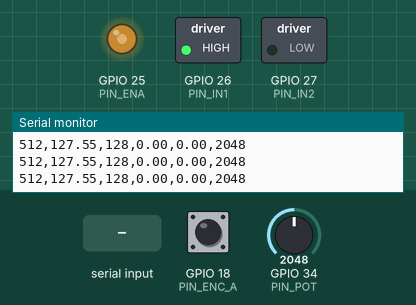
A sketch run on a simulated ESP32. Parts: switched loads named in the sketch (green lamp = pin HIGH), output pins drawn as LEDs (lit = HIGH), the last lines printed to the serial monitor. Inputs (shaded band) come from the test bench; at power-on: GPIO 34 (PIN_POT) = 2048, GPIO 18 (PIN_ENC_A) HIGH (analog values on the 0–4095 scale).

Above: at 1.2 s.
1.3 s: GPIO 34 (PIN_POT) set to 2866
At 2.4 s:
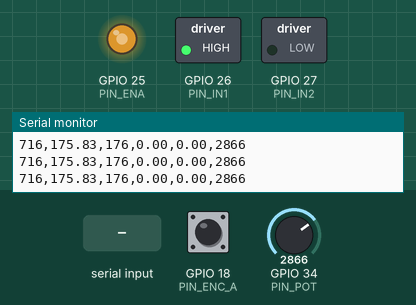
2.8 s: "P,45\n" received over Serial
At 4.0 s:
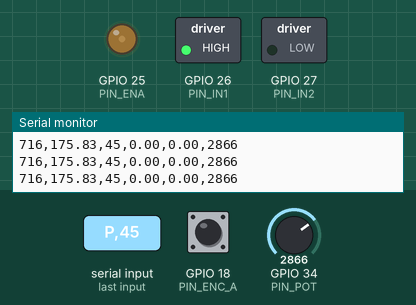
4.3 s: "P" received over Serial
At 5.8 s:
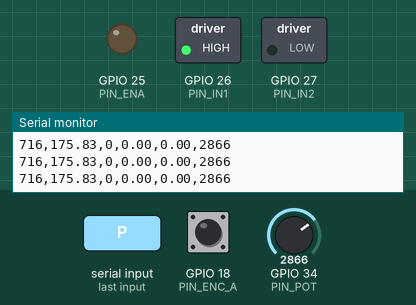
6.8 s: "p,45\n" received over Serial
At 7.8 s:
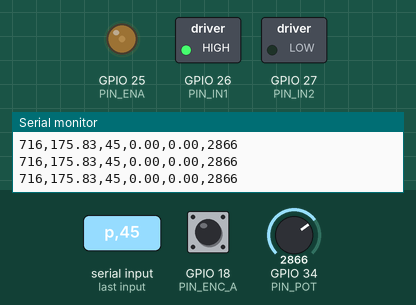
8.3 s: "A90\n" received over Serial
At 9.5 s:
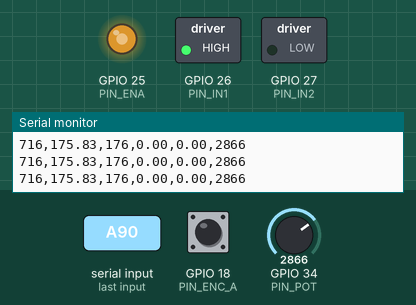
9.8 s: GPIO 34 (PIN_POT) set to 3603
At 10.4 s:
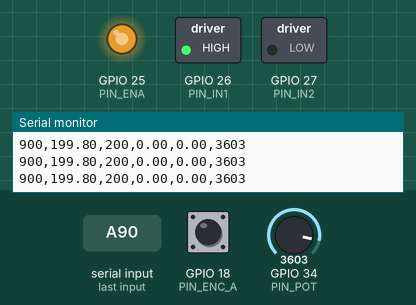
Timing chart, 0 to 12.3 s (numbered marks = the images above; inputs shaded):
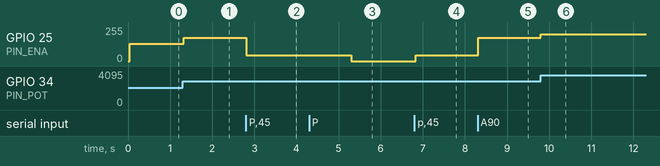

Measured:
- after the input at 1.3 s, GPIO 25 (PIN_ENA): 128/255 → 176/255 at once
- after the input at 2.8 s, GPIO 25 (PIN_ENA): 176/255 → 45/255 at once
- after the input at 4.3 s, GPIO 25 (PIN_ENA): 45/255 → 0/255 after 1.0 s
- after the input at 6.8 s, GPIO 25 (PIN_ENA): 0/255 → 45/255 at once
- after the input at 8.3 s, GPIO 25 (PIN_ENA): 45/255 → 176/255 at once
- after the input at 9.8 s, GPIO 25 (PIN_ENA): 176/255 → 200/255 at once

The sketch:

ESP32_Control_Difuso_MotorDC.ino
```cpp
/*
 * ============================================================================
 * TARJETA: ESP32 DevKit V1 (Lógica 3.3V)
 * ACTIVIDAD 2: CONTROL DIFUSO DE VELOCIDAD DE UN MOTOR DE CD CON ENCODER
 * Asignatura: Control Avanzado | Grupo: MTR09C
 *
 * ¡IMPORTANTE! ADAPTACIÓN DE ESCALAS (Punto 12 del PDF) PARA ESP32 3.3V:
 *   1) Voltaje lógico: 3.3V (Potenciómetro y Encoder alimentados a 3.3V, ¡NUNCA 5V!).
 *   2) Escala ADC del ESP32: 12 bits nativa (0 - 4095) para 0 - 3.3V.
 *      Se adapta internamente a la escala del controlador difuso (0 - 1023)
 *      mediante: pot_10bits = (adc_12bits * 1023.0) / 4095.0 (o analogReadResolution(10)).
 *   3) Salida PWM en ESP32: Canal LEDC / analogWrite de 8 bits (0 - 255) a 5 kHz.
 *
 * CONEXIÓN DE PINES EN ESP32 DEVKIT (3.3V):
 *   - GPIO 34 (ADC1_CH6) : Cursor del Potenciómetro 10k (Extremos a 3.3V y GND)
 *   - GPIO 18            : Fase A Encoder (Cable Amarillo) + Pull-up 47k a 3.3V
 *   - GPIO 19            : Fase B Encoder (Cable Verde)
 *   - GPIO 25            : ENA Puente H (PWM Velocidad Motor 1 - quitar jumper ENA)
 *   - GPIO 26            : IN1 Puente H (Dirección 1)
 *   - GPIO 27            : IN2 Puente H (Dirección 2)
 *   - Pin 3V3            : Alimentación 3.3V para Potenciómetro y Cable Azul Encoder
 *   - Pin GND            : Tierra común (Unida con GND del Puente H y Fuente 12V)
 * ============================================================================
 */

#include <Arduino.h>

// --- DEFINICIÓN DE PINES EXCLUSIVOS PARA ESP32 DEVKIT (3.3V) ---
const int PIN_POT   = 34;  // GPIO 34 (Entrada Analógica ADC1_CH6, solo entrada, 0 - 3.3V)
const int PIN_ENC_A = 18;  // GPIO 18 (Fase A Encoder - Cable Amarillo + Pull-up 47k a 3.3V)
const int PIN_ENC_B = 19;  // GPIO 19 (Fase B Encoder - Cable Verde)
const int PIN_ENA   = 25;  // GPIO 25 (Salida PWM hacia pin ENA del Puente H)
const int PIN_IN1   = 26;  // GPIO 26 (Salida digital hacia IN1 del Puente H)
const int PIN_IN2   = 27;  // GPIO 27 (Salida digital hacia IN2 del Puente H)

// --- PARÁMETROS DEL ENCODER Y MUESTREO (T = 0.04 s = 40 ms según PDF 2) ---
const float PULSOS_POR_VUELTA = 374.0;  // Motor GM25-370 (11 PPR * reducción 1:34)
const unsigned long T_MUESTREO_MS = 40; // T = 0.04 s (40 ms)

volatile long contadorPulsos = 0;
unsigned long ultimoTiempo = 0;

int lecturaADC_12bits = 0; // Lectura nativa del ESP32 (0 - 4095 para 0 - 3.3V)
int lecturaPot_10bits = 0; // Escala adaptada al FIS de MATLAB (0 - 1023)
float pwmDifuso = 0.0;
int pwmHardware = 0;
int pwmExternoMatlab = -1; // Si >= 0, aplica el PWM enviado en vivo por MATLAB
float rpmMedidas = 0.0;
float omegaRadS  = 0.0;

// --- INTERRUPCIÓN EN RAM (IRAM_ATTR REQUERIDO EN ESP32) ---
void IRAM_ATTR ISR_EncoderA() {
  if (digitalRead(PIN_ENC_B) == HIGH) {
    contadorPulsos++;
  } else {
    contadorPulsos--;
  }
}

// --- FUNCIÓN DE PERTENENCIA TRIANGULAR μ(x; a, b, c) ---
float trimf(float x, float a, float b, float c) {
  if (x <= a || x >= c) return 0.0f;
  else if (x == b) return 1.0f;
  else if (x < b) return (x - a) / (b - a);
  else return (c - x) / (c - b);
}

// --- EVALUACIÓN DEL CONTROLADOR DIFUSO MAMDANI (IDÉNTICO A MATLAB .FIS) ---
// Entrada: pot en escala [0, 1023]
// Salida:  Velocidad_PWM en escala [0, 255]
float evaluarControlDifusoMamdani(float pot) {
  float mu_in[5];
  mu_in[0] = trimf(pot, -255.75f,    0.00f,  255.75f); // Baja
  mu_in[1] = trimf(pot,    0.00f,  255.75f,  511.50f); // Media_baja
  mu_in[2] = trimf(pot,  255.75f,  511.50f,  767.25f); // Media
  mu_in[3] = trimf(pot,  511.50f,  767.25f, 1023.00f); // Media_alta
  mu_in[4] = trimf(pot,  767.25f, 1023.00f, 1278.75f); // Alta

  const float out_a[5] = {-63.75f,   0.00f,  63.75f, 127.50f, 191.25f};
  const float out_b[5] = {  0.00f,  63.75f, 127.50f, 191.25f, 255.00f};
  const float out_c[5] = { 63.75f, 127.50f, 191.25f, 255.00f, 318.75f};

  const int N_PUNTOS = 201; // Mayor resolución en ESP32 gracias a su FPU de 32 bits (240 MHz)
  const float dy = 255.0f / (N_PUNTOS - 1);
  float num = 0.0f;
  float den = 0.0f;

  for (int k = 0; k < N_PUNTOS; k++) {
    float y = k * dy;
    float mu_agg = 0.0f;

    for (int r = 0; r < 5; r++) {
      if (mu_in[r] > 0.0f) {
        float mu_out_r = trimf(y, out_a[r], out_b[r], out_c[r]);
        float recorte = (mu_in[r] < mu_out_r) ? mu_in[r] : mu_out_r;
        if (recorte > mu_agg) {
          mu_agg = recorte;
        }
      }
    }
    num += y * mu_agg;
    den += mu_agg;
  }

  if (den == 0.0f) return 0.0f;
  float y_centroide = num / den;
  if (y_centroide < 0.0f)   y_centroide = 0.0f;
  if (y_centroide > 255.0f) y_centroide = 255.0f;
  return y_centroide;
}

void setup() {
  Serial.begin(115200);

  // Configurar resolución ADC del ESP32 a 12 bits (0 - 4095 para 0 - 3.3V)
  analogReadResolution(12);
  analogSetAttenuation(ADC_11db); // Rango completo hasta ~3.3V

  // Configurar pines de dirección del Puente H
  pinMode(PIN_IN1, OUTPUT);
  pinMode(PIN_IN2, OUTPUT);
  pinMode(PIN_ENA, OUTPUT);

  // Sentido de giro fijo hacia adelante
  digitalWrite(PIN_IN1, HIGH);
  digitalWrite(PIN_IN2, LOW);
  analogWrite(PIN_ENA, 0);

  // Configurar pines del Encoder (alimentado a 3.3V para proteger los GPIOs del ESP32)
  pinMode(PIN_ENC_A, INPUT_PULLUP);
  pinMode(PIN_ENC_B, INPUT_PULLUP);
  attachInterrupt(digitalPinToInterrupt(PIN_ENC_A), ISR_EncoderA, RISING);

  ultimoTiempo = millis();
}

void loop() {
  // Recibir comando PWM en vivo desde MATLAB/Simulink si está conectado ("P150\n" o "A\n")
  if (Serial.available() > 0) {
    char cmd = Serial.read();
    if (cmd == 'P' || cmd == 'p') {
      pwmExternoMatlab = Serial.parseInt();
      pwmExternoMatlab = constrain(pwmExternoMatlab, 0, 255);
    } else if (cmd == 'A' || cmd == 'a') {
      pwmExternoMatlab = -1;
    }
  }

  unsigned long ahora = millis();
  if (ahora - ultimoTiempo >= T_MUESTREO_MS) {
    float dt = (ahora - ultimoTiempo) / 1000.0f;
    ultimoTiempo = ahora;

    // 1. Leer pulsos acumulados del encoder
    noInterrupts();
    long pulsos = contadorPulsos;
    contadorPulsos = 0;
    interrupts();

    // 2. Calcular velocidad en RPM y rad/s
    rpmMedidas = (abs(pulsos) / PULSOS_POR_VUELTA) * (60.0f / dt);
    omegaRadS  = rpmMedidas * (2.0f * PI / 60.0f);

    // 3. Leer ADC de 12 bits (0-4095 a 3.3V) y adaptar escala a 10 bits (0-1023)
    //    (Cumple el Punto 12 del PDF: "Adaptar las escalas de ADC y PWM a la plataforma elegida")
    lecturaADC_12bits = analogRead(PIN_POT);
    float pot_escalado = (lecturaADC_12bits * 1023.0f) / 4095.0f;
    lecturaPot_10bits = constrain((int)round(pot_escalado), 0, 1023);

    // 4. Evaluar el Controlador Difuso Mamdani (0 - 255)
    pwmDifuso = evaluarControlDifusoMamdani(pot_escalado);

    // 5. Aplicar señal PWM (0 - 255) en GPIO 25 hacia ENA del Puente H
    if (pwmExternoMatlab >= 0) {
      pwmHardware = pwmExternoMatlab;
    } else {
      pwmHardware = (int)round(pwmDifuso);
    }
    pwmHardware = constrain(pwmHardware, 0, 255);
    analogWrite(PIN_ENA, pwmHardware);

    // 6. Enviar trama CSV hacia MATLAB / Monitor Serie (compatible con conectar_esp32_matlab_fuzzy.m):
    // Formato: pot_10bits,pwm_fis,pwm_hw,rpm,rad_s,adc_12bits_raw
    Serial.print(lecturaPot_10bits);
    Serial.print(",");
    Serial.print(pwmDifuso, 2);
    Serial.print(",");
    Serial.print(pwmHardware);
    Serial.print(",");
    Serial.print(rpmMedidas, 2);
    Serial.print(",");
    Serial.print(omegaRadS, 2);
    Serial.print(",");
    Serial.println(lecturaADC_12bits);
  }
}
```
